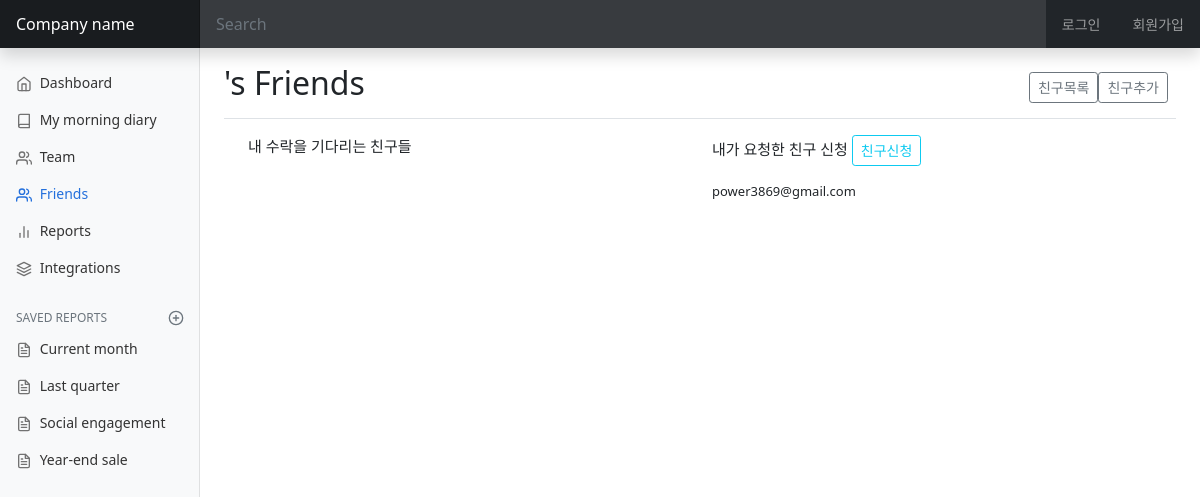
Before: /friends/keon/add_friends/ with the older database file.
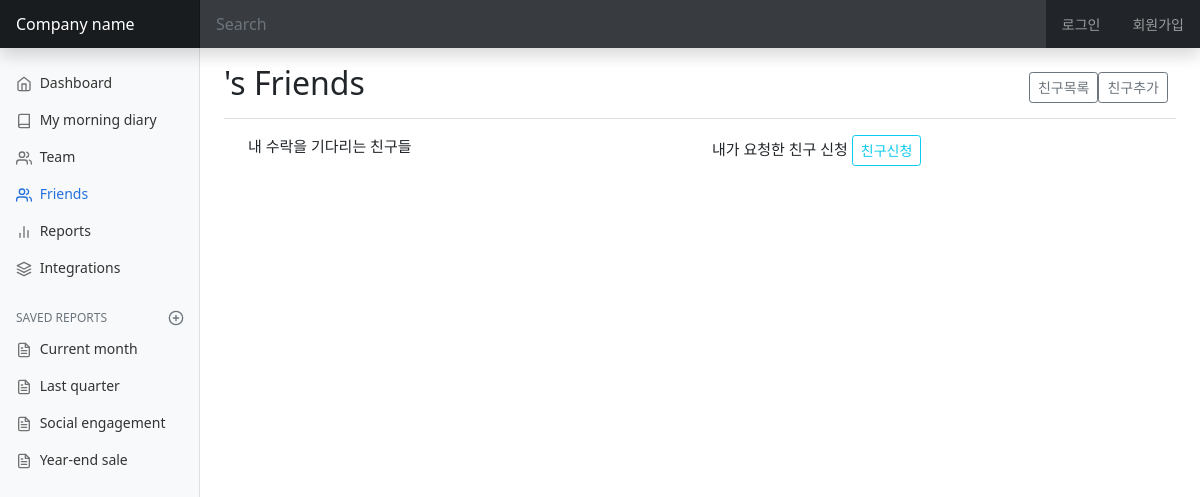
After: the same page with the newer database file.
### diary/models.py (models this page shows)
class FriendsApply(models.Model):
    user_from = models.CharField(max_length=199)
    user_to = models.ForeignKey(User, on_delete=models.CASCADE)
    ok_sign = models.BooleanField(default=False)
    class Meta:
        constraints = [
            models.UniqueConstraint(
                fields=["user_from", "user_to"],
                name="unique apply",
            ),
        ]

class User(AbstractUser):
    nickname = models.CharField(
        max_length=15,
        unique=True,
        null=True,
        validators=[validate_no_special_characters],
        error_messages={'unique': '이미 사용중인 닉네임입니다.'},
    )
    friends = models.ManyToManyField('self', blank=True)
    def __str__(self):
        return self.email

### diary/views.py (the view)
# urls.py: path('friends/<str:username>/add_friends/', views.add_friends, name='add-friends'),
def add_friends(request, username):
    if request.method == 'POST':
        confirm = request.POST['ok']
        pk = request.POST['list_pk']
        target = FriendsApply.objects.get(pk=pk)
        if confirm == "positive":
            friend = User.objects.get(username=target.user_from)
            me = request.user
            friend.friends.add(me)
            me.friends.add(friend)
            friend.save()
            me.save()
            target.delete()
        elif confirm == "negative":
            target.delete()
        return redirect('add-friends', username=request.user.username)
    else:
        applying_list = FriendsApply.objects.filter(user_from=username).filter(ok_sign=0)
        be_applied_list = FriendsApply.objects.filter(user_to=request.user.pk).filter(ok_sign=0)
        context = {
            "applying_list": applying_list,
            "be_applied_list": be_applied_list
        }
        return render(request, 'friends/add_friends.html', context=context)

### diary/templates/friends/add_friends.html (shortened to what this page needs)
{% extends 'diary/base.html' %}
{% load static %}
{% block css %}
<link href={% static 'friends/css/friends.css' %} rel="stylesheet">
{% endblock css %}
{% block main_area %}
<main class="col-md-9 ms-sm-auto col-lg-10 px-md-4">
		<div class="d-flex justify-content-between flex-wrap flex-md-nowrap align-items-center pt-3 pb-2 mb-3 border-bottom">
		<h1 class="h2">{{ username }}'s Friends</h1>
		<div class="btn-toolbar mb-2 mb-md-0">
			<div class="btn-group me-2">
				<a href="{% url 'friends' user.username %}"><button type="button" class="btn btn-sm btn-outline-secondary">친구목록</button></a>
				<a href="{% url 'add-friends' user.username %}"><button type="button" class="btn btn-sm btn-outline-secondary">친구추가</button></a>
			</div>
		</div>
	</div>
	<div class="container">
		<div class="row">
			<div class="col-fluid col-md-6">
				<p style="font-size: 15px;">내 수락을 기다리는 친구들</p>
			</div>
			<div class="col-fluid col-md-6">
				<p style="font-size: 15px;">
					<span>내가 요청한 친구 신청</span>
					<button type="button" class="btn btn-outline-info btn-sm" data-bs-toggle="modal" data-bs-target="#exampleModal">
						친구신청
					</button>
				</p>
				{% for list in  applying_list %}
				<p style="font-size: small;">{{list.user_to}}</p>
				{% endfor %}
			</div>
		</div>
	</div>
</main>
{% endblock main_area %}

Changed rows visible on the page:
removed FriendsApply: user_to "power3869@gmail.com"
